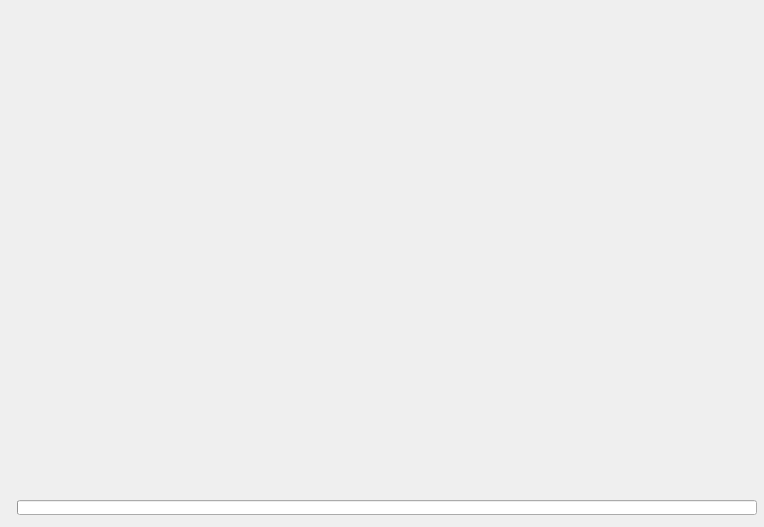
<?xml version="1.0" encoding="UTF-8"?>
<ui version="4.0">
 <class>Dialog</class>
 <widget class="QDialog" name="Dialog">
  <property name="geometry">
   <rect>
    <x>0</x>
    <y>0</y>
    <width>764</width>
    <height>527</height>
   </rect>
  </property>
  <property name="windowTitle">
   <string>Dialog</string>
  </property>
  <widget class="CustomProgressBar" name="progressBar">
   <property name="geometry">
    <rect>
     <x>17</x>
     <y>500</y>
     <width>740</width>
     <height>15</height>
    </rect>
   </property>
   <property name="value">
    <number>0</number>
   </property>
   <property name="textVisible">
    <bool>false</bool>
   </property>
  </widget>
  <widget class="QLabel" name="label">
   <property name="geometry">
    <rect>
     <x>0</x>
     <y>0</y>
     <width>764</width>
     <height>527</height>
    </rect>
   </property>
   <property name="text">
    <string/>
   </property>
   <property name="pixmap">
    <pixmap resource="Resources.qrc">:/icons/icons/banner.jpg</pixmap>
   </property>
   <property name="scaledContents">
    <bool>false</bool>
   </property>
  </widget>
  <zorder>label</zorder>
  <zorder>progressBar</zorder>
 </widget>
 <customwidgets>
  <customwidget>
   <class>CustomProgressBar</class>
   <extends>QProgressBar</extends>
   <header location="global">graphicItems/customprogressbar.h</header>
  </customwidget>
 </customwidgets>
 <resources>
  <include location="Resources.qrc"/>
 </resources>
 <connections/>
</ui>
